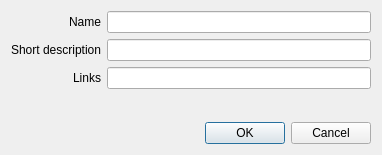
<ui version="4.0" >
 <class>CreateMidasCommunityDialog</class>
 <widget class="QDialog" name="CreateMidasCommunityDialog" >
  <property name="geometry" >
   <rect>
    <x>0</x>
    <y>0</y>
    <width>382</width>
    <height>155</height>
   </rect>
  </property>
  <property name="minimumSize" >
   <size>
    <width>382</width>
    <height>141</height>
   </size>
  </property>
  <property name="windowTitle" >
   <string>Create community</string>
  </property>
  <property name="windowIcon" >
   <iconset resource="DionysusIcons.qrc" >
    <normaloff>:/icons/folder_add.png</normaloff>:/icons/folder_add.png</iconset>
  </property>
  <property name="modal" >
   <bool>true</bool>
  </property>
  <layout class="QVBoxLayout" name="verticalLayout" >
   <item>
    <layout class="QGridLayout" name="gridLayout" >
     <item row="0" column="1" >
      <widget class="QLineEdit" name="nameEdit" />
     </item>
     <item row="0" column="0" >
      <widget class="QLabel" name="nameLabel" >
       <property name="text" >
        <string>Name</string>
       </property>
       <property name="alignment" >
        <set>Qt::AlignRight|Qt::AlignTrailing|Qt::AlignVCenter</set>
       </property>
       <property name="margin" >
        <number>3</number>
       </property>
       <property name="buddy" >
        <cstring>nameEdit</cstring>
       </property>
      </widget>
     </item>
     <item row="1" column="1" >
      <widget class="QLineEdit" name="short_descriptionEdit" />
     </item>
     <item row="1" column="0" >
      <widget class="QLabel" name="descriptionLabel" >
       <property name="text" >
        <string>Short description</string>
       </property>
       <property name="alignment" >
        <set>Qt::AlignRight|Qt::AlignTrailing|Qt::AlignVCenter</set>
       </property>
       <property name="margin" >
        <number>3</number>
       </property>
       <property name="buddy" >
        <cstring>nameEdit</cstring>
       </property>
      </widget>
     </item>
     <item row="2" column="1" >
      <widget class="QLineEdit" name="linksEdit" />
     </item>
     <item row="2" column="0" >
      <widget class="QLabel" name="links" >
       <property name="text" >
        <string>Links</string>
       </property>
       <property name="alignment" >
        <set>Qt::AlignRight|Qt::AlignTrailing|Qt::AlignVCenter</set>
       </property>
       <property name="margin" >
        <number>3</number>
       </property>
       <property name="buddy" >
        <cstring>nameEdit</cstring>
       </property>
      </widget>
     </item>
    </layout>
   </item>
   <item>
    <spacer name="verticalSpacer" >
     <property name="orientation" >
      <enum>Qt::Vertical</enum>
     </property>
     <property name="sizeHint" stdset="0" >
      <size>
       <width>20</width>
       <height>2</height>
      </size>
     </property>
    </spacer>
   </item>
   <item>
    <widget class="QDialogButtonBox" name="buttonBox" >
     <property name="orientation" >
      <enum>Qt::Horizontal</enum>
     </property>
     <property name="standardButtons" >
      <set>QDialogButtonBox::Cancel|QDialogButtonBox::Ok</set>
     </property>
    </widget>
   </item>
  </layout>
 </widget>
 <resources>
  <include location="DionysusIcons.qrc" />
 </resources>
 <connections>
  <connection>
   <sender>buttonBox</sender>
   <signal>accepted()</signal>
   <receiver>CreateMidasCommunityDialog</receiver>
   <slot>accept()</slot>
   <hints>
    <hint type="sourcelabel" >
     <x>320</x>
     <y>615</y>
    </hint>
    <hint type="destinationlabel" >
     <x>96</x>
     <y>254</y>
    </hint>
   </hints>
  </connection>
  <connection>
   <sender>buttonBox</sender>
   <signal>rejected()</signal>
   <receiver>CreateMidasCommunityDialog</receiver>
   <slot>reject()</slot>
   <hints>
    <hint type="sourcelabel" >
     <x>320</x>
     <y>615</y>
    </hint>
    <hint type="destinationlabel" >
     <x>179</x>
     <y>282</y>
    </hint>
   </hints>
  </connection>
 </connections>
</ui>
